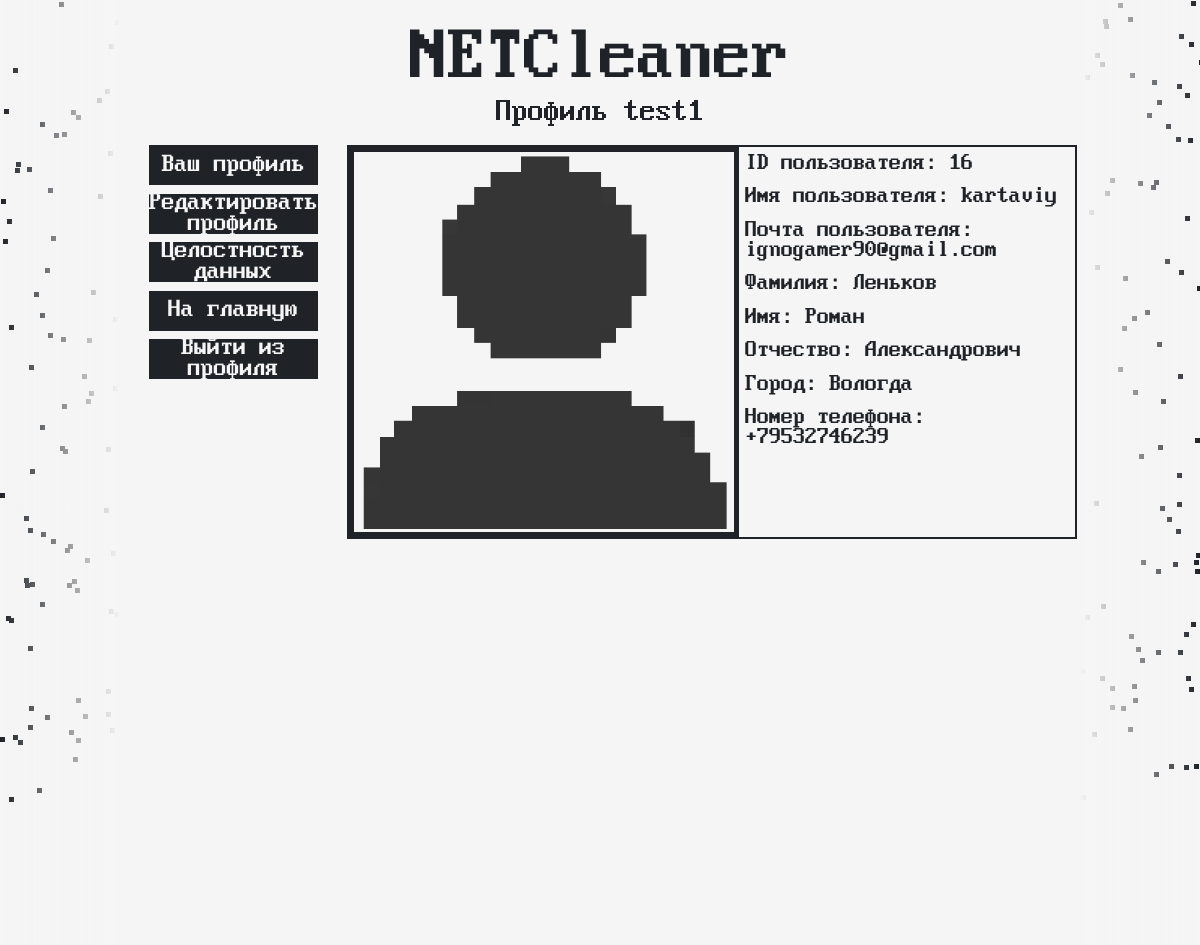
/profile/test1/ (signed in), run on the app's committed database.
### app/models.py (models this page shows)
class UserProfile(models.Model):
    user = models.OneToOneField(User, null=True, on_delete=models.CASCADE, related_name='profile')
    surname = models.CharField(max_length=30, blank=True, verbose_name=('Фамилия'))
    name = models.CharField(max_length=20, blank=True, verbose_name=('Имя'))
    patronymic = models.CharField(max_length=30,blank=True, verbose_name=('Отчество'))
    city = models.CharField(max_length=30,blank=True, verbose_name=('Город'))
    phone_number = models.CharField(max_length=12, blank=True, unique=True, null=True, verbose_name=('Номер телефона'))

### app/views.py (the view)
# urls.py: path('profile/<str:username>/', views.profile_view, name='profile'),
@login_required
def profile_view(request, username):
    user = get_object_or_404(User, username=username)
    profile, created = UserProfile.objects.get_or_create(user=user)
    if request.method == "POST":
        form = UserProfileForm(request.POST, instance=profile)
        if form.is_valid():
            profile_instance = form.save(commit=False)
            profile_instance.user = user
            profile_instance.save()
            return redirect('profile', username=username)
    else:
        form = UserProfileForm(instance=profile)
    context = {
        'form': form,
        'profile': profile,
        'user': user,
    }
    return render(request, 'profile.html', context)

### templates/profile.html (shortened to what this page needs)
{% load static %}
<html lang="ru">
    <head>
        <link rel="stylesheet" href="{% static 'styles/base.css' %}">
        <link rel="stylesheet" href="{% static 'styles/profile.css' %}">
    </head>
    <body>
         <div class="random_pixels" id="left_pixels"></div>
        <div class="main">
            <div class="logo_size">
                <a href="{% url 'index' %}">
                  <span id="logo">NETCleaner</span>
                </a>
              </div>
              <div class="logo_size">
                <span id="under_logo">Профиль {{ user.username }}</span>
              </div>
            <div class="main_content">
                <div class="btns all_text">
                    <span data-target="#profile" class="green animated_btn">Ваш профиль</span>
                    <span data-target="#settings" class="green animated_btn">Редактировать профиль</span>
                    <span data-target="#datacheck" class="green animated_btn">Целостность данных</span>
                    <a href="{% url 'index' %}" class="green animated_btn" >На главную</a>
                    <a href="{% url 'logout' %}" class="green animated_btn">Выйти из профиля</a>
                </div>
                {% block content %}
                <div class="content_area">
                    <div id="profile" class="content_block active">
                        <div class="user_info all_text">
                            <div class="usr_img"><img src="{% static 'assets/user.png' %}" alt=""></div>
                            <div class="priv_usr_inf">
                                <span>ID пользователя: {{ request.user.id }}</span>
                                <span>Имя пользователя: {{ request.user.username }}</span>
                                <span>Почта пользователя: {{ request.user.email }}</span>
                                {% if not request.profile.user %}
                                <span>Фамилия: {{ profile.surname|default:"неизвестно" }}</span>
                                <span>Имя: {{ profile.name|default:"неизвестно" }}</span>
                                <span>Отчество: {{ profile.patronymic|default:"неизвестно" }}</span>
                                <span>Город: {{ profile.city|default:"неизвестно" }}</span>
                                <span>Номер телефона: {{ profile.phone_number|default:"неизвестно" }}</span>
                                {% else %}
                                <span>Фамилия: неизвестно</span>
                                <span>Имя: неизвестно</span>
                                <span>Отчество: неизвестно</span>
                                <span>Город: неизвестно</span>
                                <span>Номер телефона: неизвестно</span>
                                {% endif %}
                            </div>
                        </div>
                    </div>
                </div>
                {% endblock %}
            </div>
        </div>
      <div class="random_pixels" id="right_pixels"></div>
    </body>
</html>

### static/styles/base.css (style rules this page uses)
body { background-color: #f5f5f5; margin: 0; padding: 0; display: flex; justify-content: space-between; }
.main { width: 80%; height: 100%; background-color: #f5f5f5; }
.random_pixels { position: relative; width: 10%; height: 100%; overflow: hidden; background-color: #f5f5f5; }
a, .all_text { color: rgba(31,35,40); font-family: allText; text-decoration: none; }
#logo { display: flex; justify-content: center; align-items: center; margin-top: 20px; min-height: 10vh; transition: 0.3s; font-size: 76px; font-family: Logo; color: rgba(31,35,40); }
#under_logo { display: flex; justify-content: center; text-align: center; font-size: 32px; font-family: allText; color: rgba(31,35,40); margin-bottom: 2%; }
.logo_size { display: flex; margin: auto; width: auto; justify-content: center; align-items: center; }

### static/styles/profile.css (style rules this page uses)
.main_content { display: flex; }
.btns { display: flex; flex-direction: column; margin-left: 3%; width: 20%; height: 100vh; -webkit-touch-callout: none; -webkit-user-select: none; -khtml-user-select: none; -moz-user-select: none; -ms-user-select: none; user-select: none; }
.btns span, .btns a { width: 100%; height: 5%; margin-bottom: 5%; font-size: 26px; background: rgba(31,35,40); color: #f5f5f5 !important; display: flex; justify-content: center; text-align: center; align-items: center; }
.green { border-radius: 0px; transition: all 0.5s ease; transform: scale(1); }
.animated_btn { cursor: pointer; overflow: hidden; }
.animated_btn::before { content: ''; z-index: -1; filter: blur(5px); animation: glow 3s infinite; opacity: 0; transition: opacity 0.3s ease-in-out; }
.content_area { flex-grow: 1; padding-left: 3%; }
.content_block.active { display: block; }
.content_block { display: none; }
.user_info { display: flex; width: 99%; border: 2px solid rgba(31,35,40); }
.usr_img { border: 5px solid rgba(31,35,40); width: 380px; height: 380px; }
.user_info span { font-size: 24px; padding-left: 2%; padding-bottom: 2%; padding-top: 2%; }
.user_info img { width: 380px; height: auto; }
.priv_usr_inf { display: flex; flex-direction: column; width: 64%; }

### data on the page
UserProfile: surname "Леньков", name "Роман", patronymic "Александрович", city "Вологда", phone_number "+79532746239"

### other printed values
{{ user.username }} "test1"
{{ request.user.id }} "16"
{{ request.user.username }} "kartaviy"
{{ request.user.email }} "ignogamer90@gmail.com"
